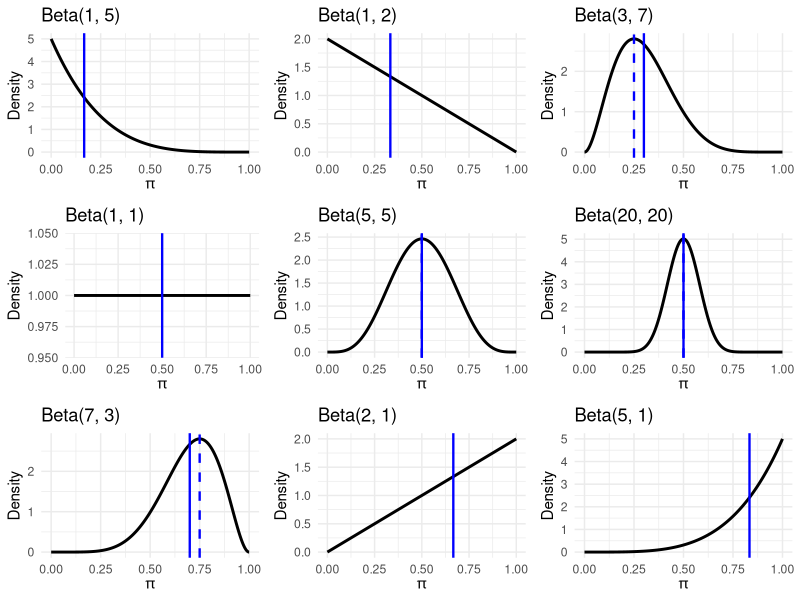
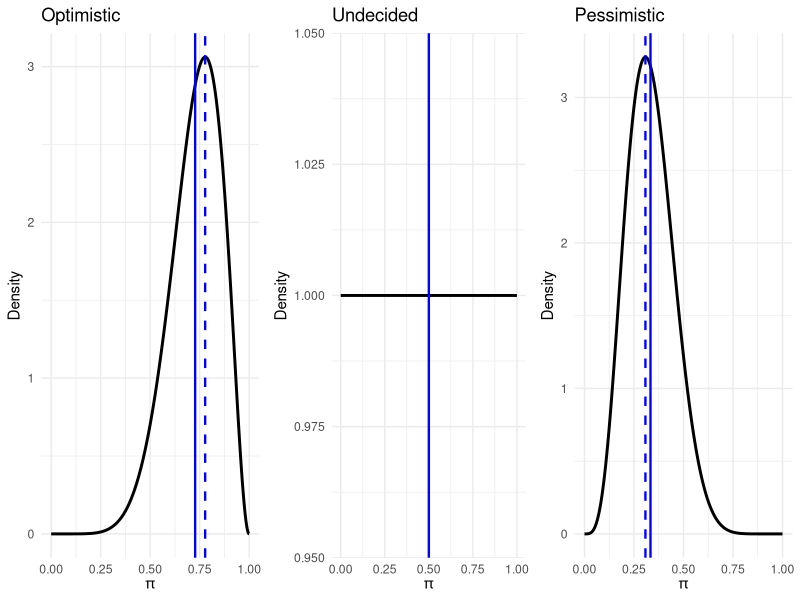

The R script that drew these images, in order: (Note: this script raises an error after producing the figures.)
## ---- chunk 1
library(tidyverse)
library(gridExtra)
## ---- chunk 2
library(tidyverse)

# Define a function to plot beta distributions with mean and mode
plot_beta <- function(alpha, beta) {
  df <- tibble(pi = seq(0, 1, length.out = 1000)) %>%
    mutate(density = dbeta(pi, alpha, beta))

  mean_val <- alpha / (alpha + beta)
  if (alpha > 1 && beta > 1) {
    mode_val <- (alpha - 1) / (alpha + beta - 2)
  } else {
    mode_val <- NULL  # set to NULL so it doesn't trigger ggplot error
  }

  p <- ggplot(df, aes(x = pi, y = density)) +
    geom_line(color = "black", linewidth = 1) +
    geom_vline(xintercept = mean_val, color = "blue", linetype = "solid", linewidth = 0.8) +
    labs(title = glue::glue("Beta({alpha}, {beta})"), x = expression(pi), y = "Density") +
    theme_minimal()

  if (!is.null(mode_val)) {
    p <- p + geom_vline(xintercept = mode_val, color = "blue", linetype = "dashed", linewidth = 0.8)
  }

  return(p)
}



# Create the 9 beta plots
betas <- list(
  c(1, 5), c(1, 2), c(3, 7),
  c(1, 1), c(5, 5), c(20, 20),
  c(7, 3), c(2, 1), c(5, 1)
)

plots <- map(betas, ~ plot_beta(.x[1], .x[2]))

# Arrange in 3x3 grid
gridExtra::grid.arrange(grobs = plots, ncol = 3)
## ---- chunk 3

optimistic <- plot_beta(8, 3) +
  labs(title = "Optimistic")

undecided <- plot_beta(1, 1) +
  labs(title = "Undecided")

pessimistic <- plot_beta(5, 10) +
  labs(title = "Pessimistic")

gridExtra::grid.arrange(optimistic, undecided, pessimistic, ncol = 3)
## ---- chunk 4
set.seed(10)

cnn_onion <- data.frame(student = rep(1:100, each = 15), question = rep(1:15, times = 100), correct = rbinom(n = 15*100, size = 1, prob = 0.65), year = rep(2010:2024, each = 15, times = 100), institution = rep("Colby", times = 15*100)) # We will replace this with actual data

head(cnn_onion)
## ---- chunk 5

optimist <- plot_beta_binomial(8, 3, y = 50, n = 150) +
  labs(title = "Optimistic")

undecided <- plot_beta_binomial(1, 1, y = 50, n = 150) +
  labs(title = "Undecided")

pessimist <- plot_beta_binomial(4, 11, y = 50, n = 150) +
  labs(title = "Pessimistic")

very_optimistic <- plot_beta_binomial(140, 10, y = 50, n = 150) +
  labs(title = "Very Optimistic")

